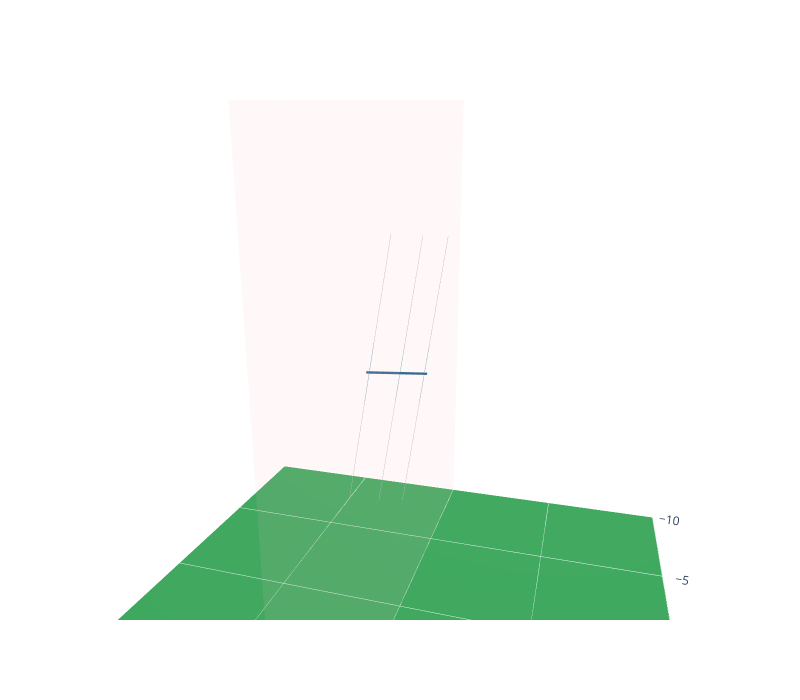

Notebook code cell kept with this figure:
### Markdown cell above
# A Class for Representing Yagis and Other Sectional Antennas:<br>Part 3, Setting Properties

You can define the geometry of your antenna by setting properties; here's a fuller discussion of the details.
<br />
<br />

The ```SolidAntenna``` class that you base your design on already has some default properties set; these are global properties that affect the overall antenna and all of its elements. As of this writing they look someting like:
```python
self.properties = {'tubing_dia':in2m([3/4, 5/8, 1/2]), 'section_lens':in2m([24,18]), 
                    'color':['lightblue','lightsteelblue','lightgray','whitesmoke'], 'nsides':9,
                    'boom':True, 'boomcolor':'steelblue', 
                    'boomext':in2m(4), 'boomy':in2m(3), 'boomz':in2m(2),
                    'rotate':[], 'translate':(0,0,0)}
```
You can add or modify these when you create a new object:
```python
my_antenna = SolidAntenna(properties={'translate':(0,0,20), 'display_mirror':True, 'seg_per_m':5}, n_elem=3)
```
or at any later time like this:
```python
my_antenna.properties.update({'translate':(0,0,30)})
```
<br />
<br />

Each element also has local properties. The local properties will override global properties for a single element. You set them like this:
```python
my_antenna[0] = {'len':in2m(108.75)}        # Set the length for element '0'
```
Note that dimensions are all in meters...in2m() is the inches --> meters conversion function.
<br />
<br />

### Creating a Yagi Antenna


<img src="img/Element_Initial_Pos_2.svg" alt="Drawing" style="width: 500px;"/>


<img src="img/Element_Initial_Pos_3.svg" alt="Drawing" style="width: 400px;"/>


The above diagram shows the initial position of a newly-created element: at the origin, extending along the positive y-axis. Move each element into its proper position using the ```'rotate'``` and ```'translate'``` properties.
<br /><br />
```python
my_antenna[0] = {'len':5.1, 'translate':(-1,0,0)}           # Reflector
my_antenna[1] = {'len':5.0}                                 # Driven
my_antenna[2] = {'len':4.9, 'translate':(1.2,0,0)}          # Director
```
Aim the antenna along the positive x-axis -- this corresponds to the 0&deg; direction on the azimuth chart<br />
Element [1] will be driven by default; you can override this with ```'driven':True```.
<br /><br />
For best performance create half-elements like these and use  ```GX 100 010``` or similar in your NEC code to reflect the elements across the x-z plane. Add ```'nec_mirror':True``` to the global properties to instead create additional ```GW``` cards for the other element halves (and don't use ```GX```, of course). In either case use ```'display_mirror':True``` to create the mirrored elements in the solid model.
<br /><br />
Now use the global ```'rotate'``` and ```'translate'``` properties to move the antenna away from the origin if desired. In all other cases, local properties simply override global ones, but in the case of these two, both sets can be used independently. For example, rotate to a vertical orientation, aim the antenna 10&deg; above the horizon, rotate to a compass bearing of 45&deg;, and position at a height of 20 meters:
```python
my_ant = SolidAntenna(properties={'rotate':[('x',90), ('y',-10), ('z',-45)], 'translate':(0,0,20), ....
```
The arrows in the diagram show the direction of positive rotation for each axis.

### Code cell
from necutil import in2m, SolidAntenna, SolidObjVisualizer,nec5_sim_stdio3,plot_azimuth,plot_elevation

three_el_yagi = SolidAntenna(properties={'rotate':[('x',90), ('y',-10), ('z',-45)], 'translate':(0,0,10), 'display_mirror':True}, n_elem=3)

three_el_yagi[0] = {'len':5.1, 'translate':(-1,0,0)}           # Reflector
three_el_yagi[1] = {'len':5.0}                                 # Driven
three_el_yagi[2] = {'len':4.9, 'translate':(1.2,0,0)}          # Director

v = SolidObjVisualizer(x=(-10,10), y=(-10,10), z=(0,21))        # Sets the limits of displayed volume
v.add(three_el_yagi)
v.show()
